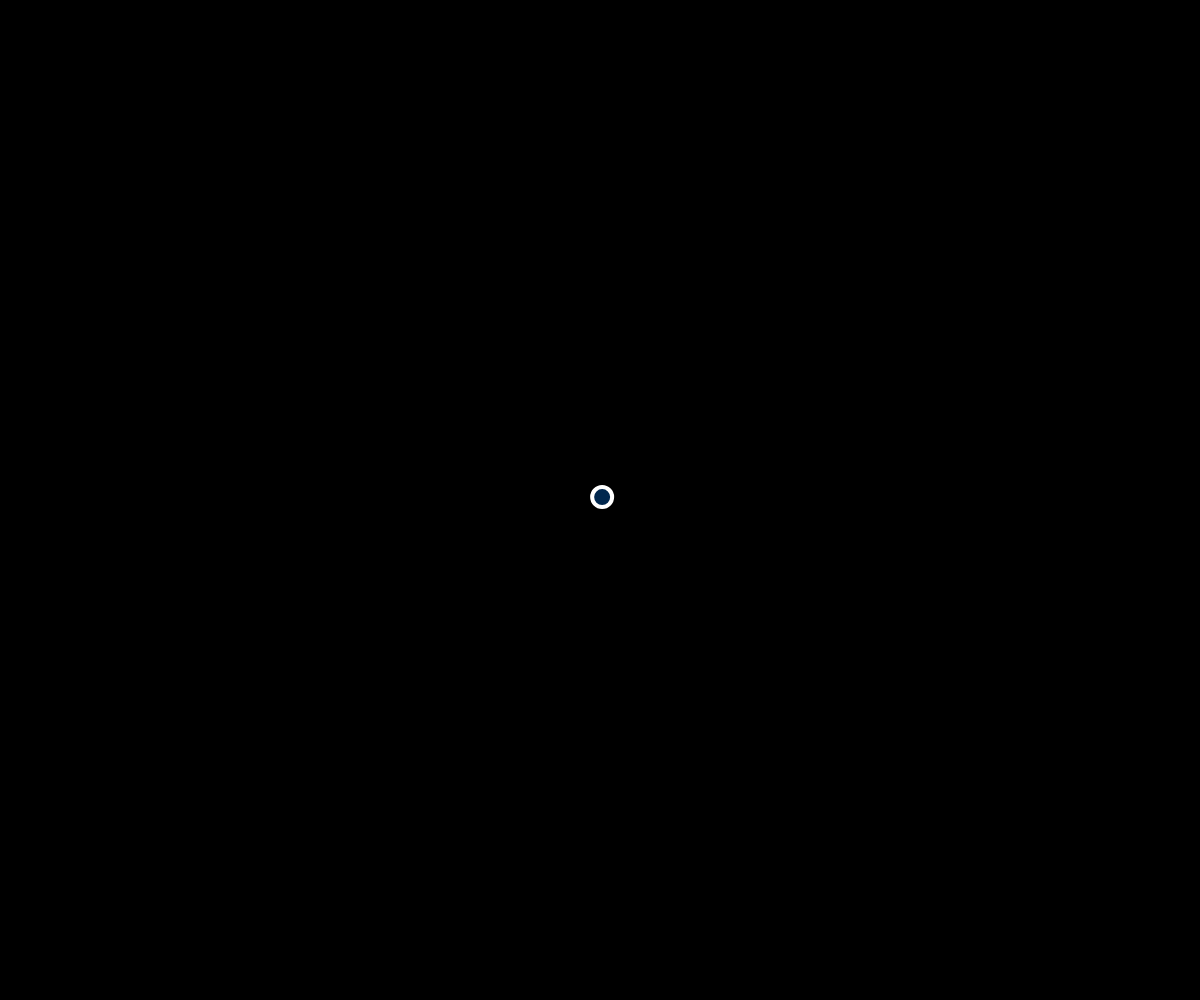
Frame 1 (no input)
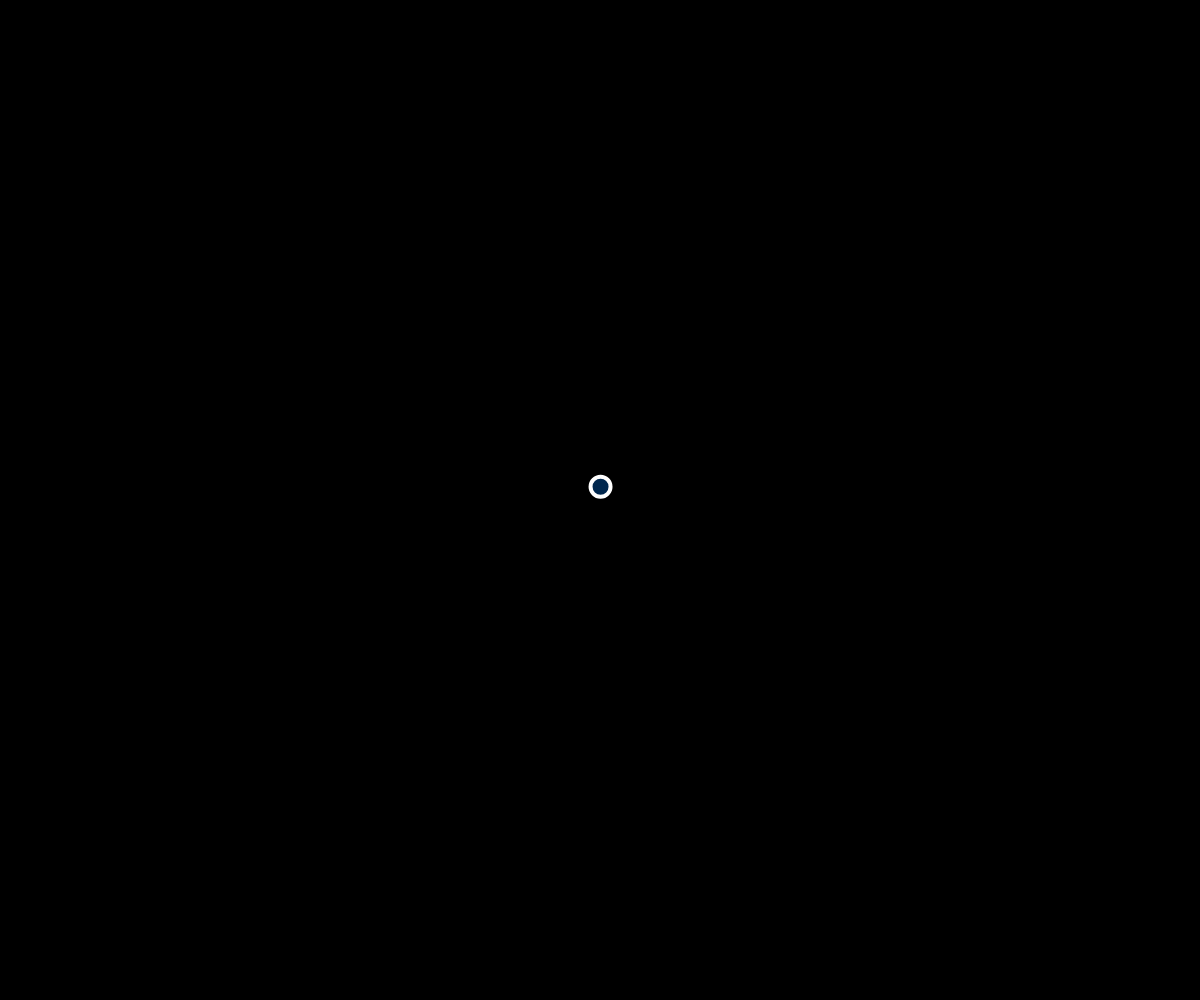
Frame 60 (no input)
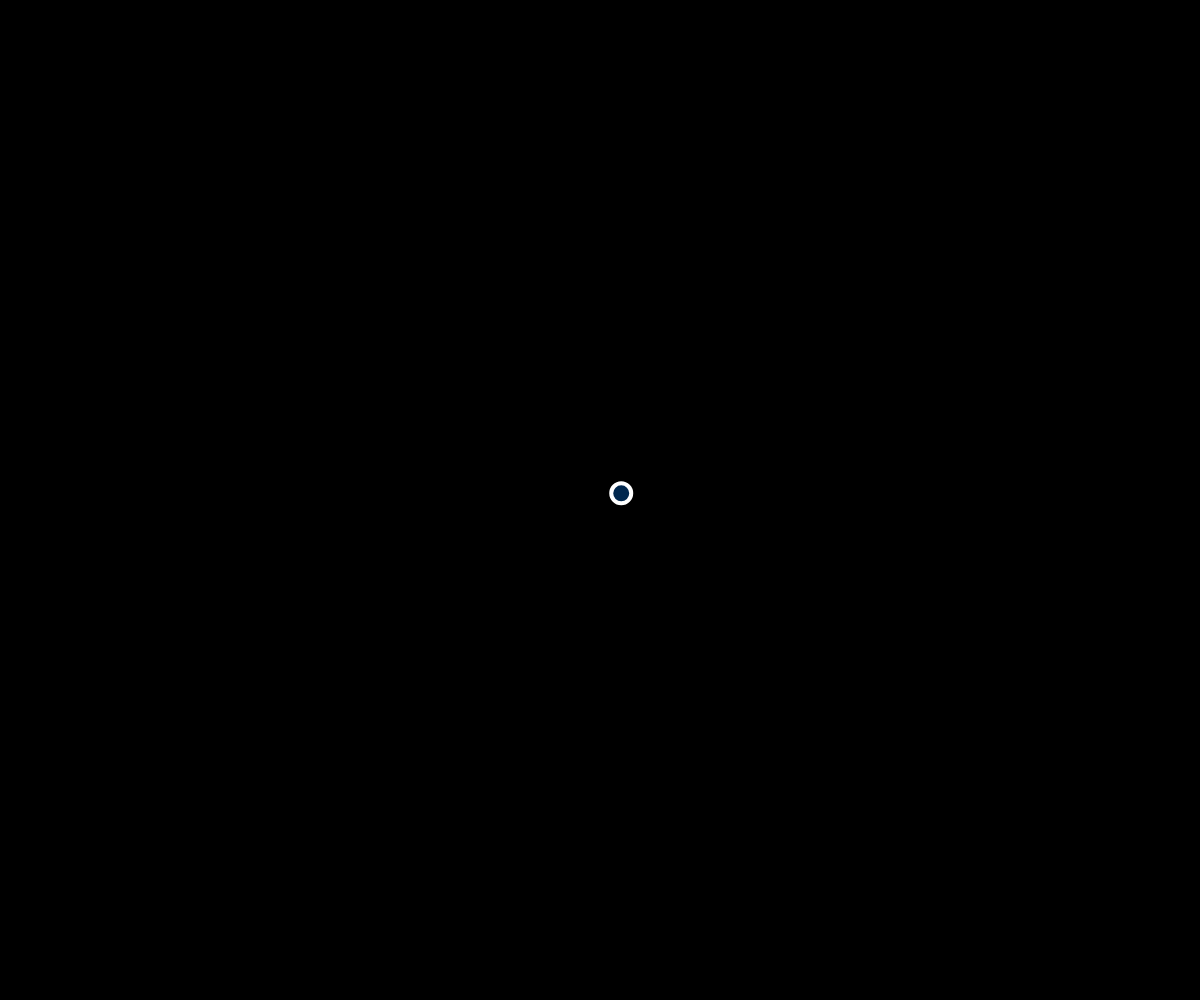
Frame 120 (the mouse pressed at the canvas centre since frame 60)

The p5.js sketch that drew these frames (run headless with seeded random() and noise() and a simulated clock; from frame 60 on, the mouse is pressed at the canvas centre):

// p5.js sketch
// ── sketch.js

let bubbles = [];

function setup() {
    createCanvas(windowWidth, windowHeight);
    let b = new Bubble(width/2, height/2, 10);
    bubbles.push(b);
}

function mouseDragged() {
    let r = random(10, 50);
    let b = new Bubble(mouseX, mouseY, r);
    bubbles.push(b);
}

function draw() {
    background(0);
    for (let i = 0; i < bubbles.length; i++) {
        bubbles[i].move();
        bubbles[i].show();
    }
}

class Bubble {
    constructor(x, y, r) {
        this.x = x;
        this.y = y;
        this.r = r;
    }

    move() {
        this.x = this.x + random(-5, 5);
        this.y = this.y + random(-5, 5);
    }

    show() {
        stroke(255);
        strokeWeight(4);
        fill(0, 100, 200, 100);
        ellipse(this.x, this.y, this.r * 2);
    }
}
